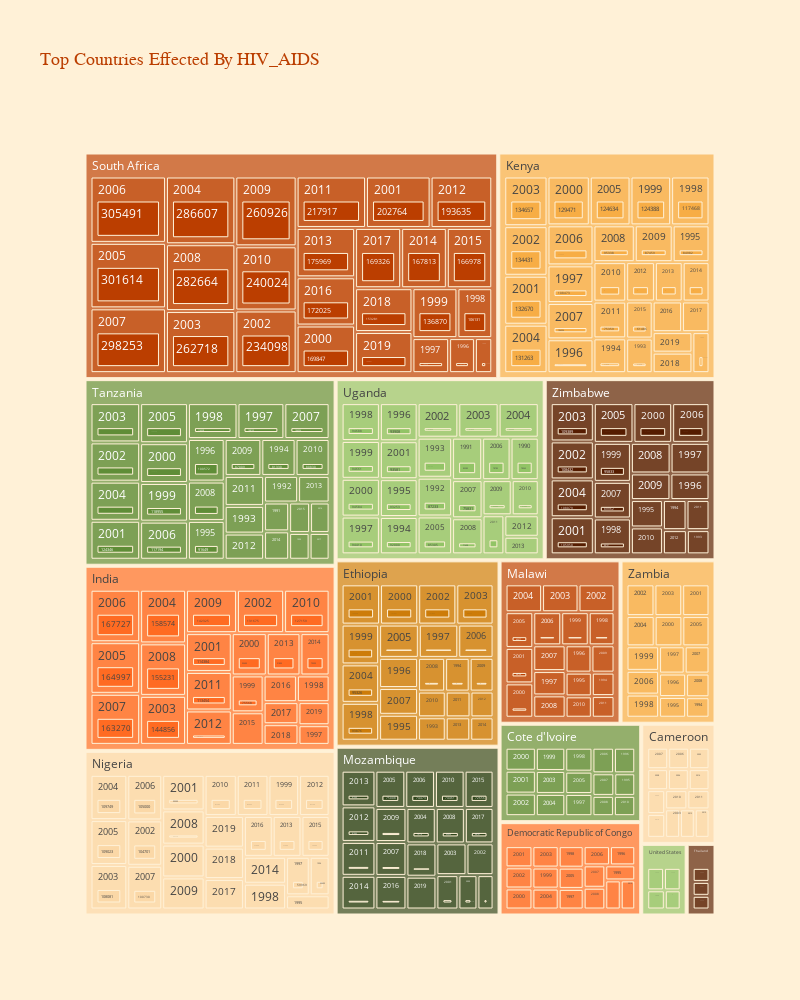

The notebook cell this image was saved under:
### Markdown cell above
# OVERVIEW OF ALL TOP COUNTRIES WITH THE HIGHEST DEATH RESULTING FROM HIV

### Code cell
# HIV CHART

HIV=pd.DataFrame(cd[['Country','Year','HIV_AIDS']].sort_values(['HIV_AIDS'],ascending=False))


fig = px.treemap(HIV.head(300),
                 path = ['Country','Year','HIV_AIDS'],
                 values = 'HIV_AIDS')

title = 'Top Countries Effected By HIV_AIDS'
fig.update_layout(title=title,
                  titlefont={'size': 18,
                             'family': 'Proxima Nova',
                              'color': '#BB3E00',
                            },
                  template='simple_white',
                  paper_bgcolor='#FFF1D7',
                  plot_bgcolor='#FFF1D7',
                  treemapcolorway = ["#BB3E00", "#F7AD45", '#5F8D37', ],
                  height = 1000,
                  width = 800,
                  margin=dict(t=130 ,))
fig.show()

### Figure 1 — Plotly figure (JSON) as saved in the notebook; plotly's stock layout.template omitted (floating-point values rounded to 4 significant figures; data arrays with more than 128 entries replaced by an {"elided": "..."} marker saying what was removed)
{"data": [{"branchvalues": "total", "domain": {"x": [0, 1], "y": [0, 1]}, "hovertemplate": "labels=%{label}<br>HIV_AIDS=%{value}<br>parent=%{parent}<br>id=%{id}<extra></extra>", "ids": {"elided": "616 str values"}, "labels": {"elided": "616 str values"}, "name": "", "parents": {"elided": "616 str values"}, "type": "treemap", "values": {"elided": "616 int values"}}], "layout": {"height": 1000, "legend": {"tracegroupgap": 0}, "margin": {"t": 130}, "paper_bgcolor": "#FFF1D7", "plot_bgcolor": "#FFF1D7", "title": {"font": {"color": "#BB3E00", "family": "Proxima Nova", "size": 18}, "text": "Top Countries Effected By HIV_AIDS"}, "treemapcolorway": ["#BB3E00", "#F7AD45", "#5F8D37"], "width": 800}}
